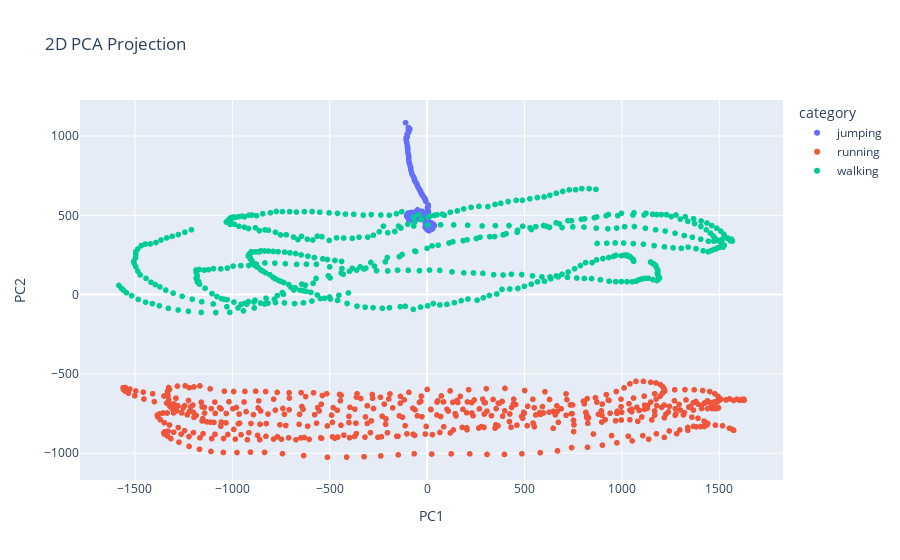

The cell this chart's notebook holds for it:
### Code cell
categories = np.zeros(500)
categories = np.append(categories, np.ones(500))
categories = np.append(categories, 2 * np.ones(500))

df = pd.DataFrame({
    "PC1": PC1,
    "PC2": PC2,
    "category": categories
})

label = {0.0: "jumping", 1.0: "running", 2.0: "walking"}
df["category"] = df["category"].map(label)

fig = px.scatter(df, x = "PC1", y = "PC2", color = "category", title = "2D PCA Projection")

pio.write_image(fig, "PCA_2d.pdf")

fig.show()

### Figure 1 — Plotly figure (JSON) as saved in the notebook; plotly's stock layout.template omitted (floating-point values rounded to 4 significant figures; data arrays with more than 128 entries replaced by an {"elided": "..."} marker saying what was removed)
{"data": [{"hovertemplate": "category=jumping<br>PC1=%{x}<br>PC2=%{y}<extra></extra>", "legendgroup": "jumping", "marker": {"color": "#636efa", "symbol": "circle"}, "mode": "markers", "name": "jumping", "showlegend": true, "type": "scattergl", "x": {"elided": "500 float values"}, "xaxis": "x", "y": {"elided": "500 float values"}, "yaxis": "y"}, {"hovertemplate": "category=running<br>PC1=%{x}<br>PC2=%{y}<extra></extra>", "legendgroup": "running", "marker": {"color": "#EF553B", "symbol": "circle"}, "mode": "markers", "name": "running", "showlegend": true, "type": "scattergl", "x": {"elided": "500 float values"}, "xaxis": "x", "y": {"elided": "500 float values"}, "yaxis": "y"}, {"hovertemplate": "category=walking<br>PC1=%{x}<br>PC2=%{y}<extra></extra>", "legendgroup": "walking", "marker": {"color": "#00cc96", "symbol": "circle"}, "mode": "markers", "name": "walking", "showlegend": true, "type": "scattergl", "x": {"elided": "500 float values"}, "xaxis": "x", "y": {"elided": "500 float values"}, "yaxis": "y"}], "layout": {"legend": {"title": {"text": "category"}, "tracegroupgap": 0}, "title": {"text": "2D PCA Projection"}, "xaxis": {"anchor": "y", "domain": [0, 1], "title": {"text": "PC1"}}, "yaxis": {"anchor": "x", "domain": [0, 1], "title": {"text": "PC2"}}}}
